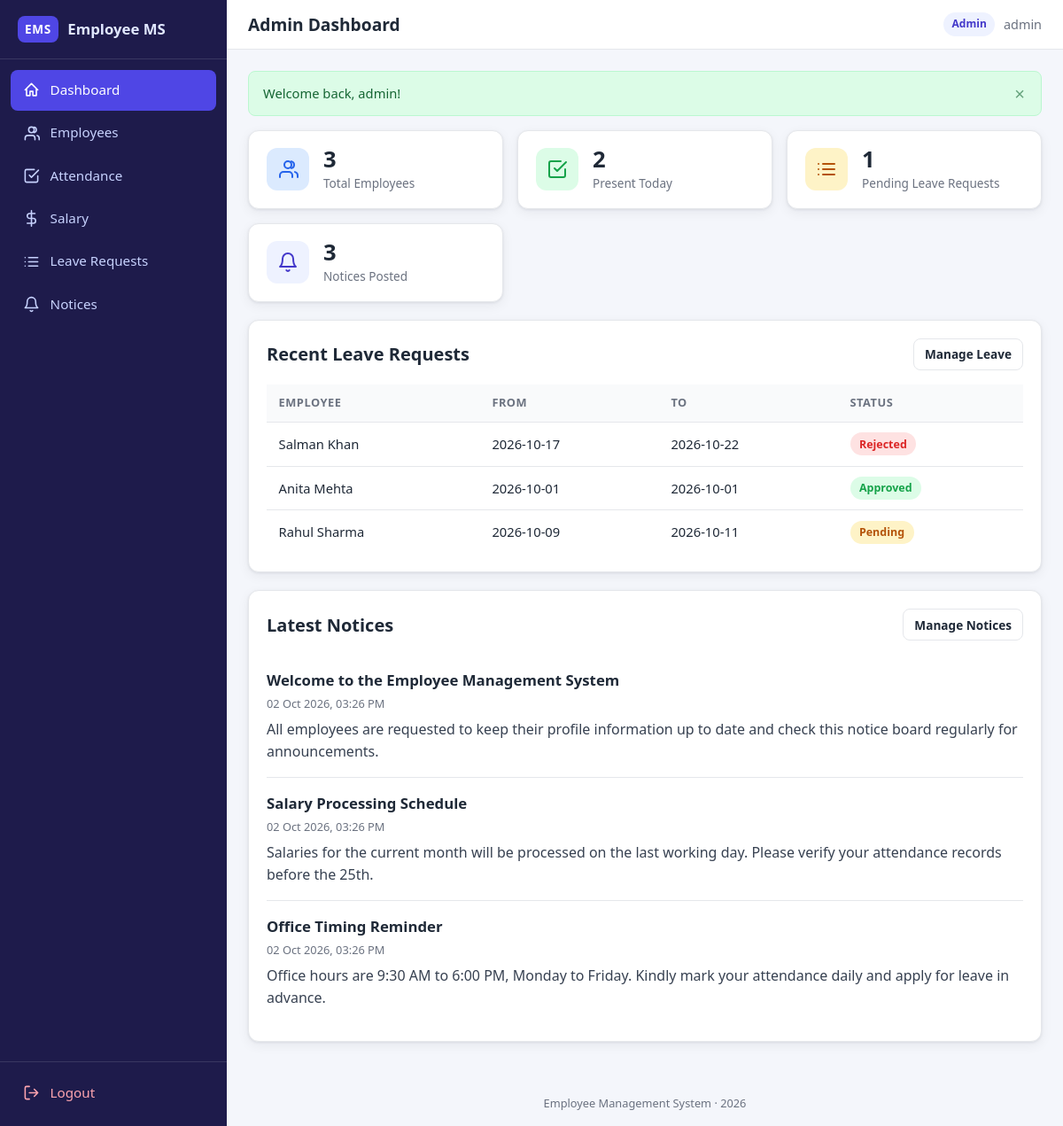
Page /admin/dashboard.php (signed in) on the committed database.
### tables this page shows
CREATE TABLE leave_requests (
    leave_id  INT AUTO_INCREMENT PRIMARY KEY,
    emp_id    INT NOT NULL,
    from_date DATE NOT NULL,
    to_date   DATE NOT NULL,
    reason    TEXT NOT NULL,
    status    ENUM('Pending','Approved','Rejected') NOT NULL DEFAULT 'Pending',
    CONSTRAINT fk_leave_emp FOREIGN KEY (emp_id)
        REFERENCES employee (emp_id) ON DELETE CASCADE
);

CREATE TABLE employee (
    emp_id     INT AUTO_INCREMENT PRIMARY KEY,
    name       VARCHAR(120) NOT NULL,
    email      VARCHAR(150) NOT NULL,
    contact    VARCHAR(30)  DEFAULT NULL,
    department VARCHAR(100) DEFAULT NULL,
    position   VARCHAR(100) DEFAULT NULL,
    user_id    INT NOT NULL UNIQUE,
    CONSTRAINT fk_employee_user FOREIGN KEY (user_id)
        REFERENCES users (user_id) ON DELETE CASCADE
);

CREATE TABLE notices (
    notice_id  INT AUTO_INCREMENT PRIMARY KEY,
    title      VARCHAR(200) NOT NULL,
    body       TEXT NOT NULL,
    created_at TIMESTAMP NOT NULL DEFAULT CURRENT_TIMESTAMP
);

### admin/dashboard.php (the view, shortened to what this page needs)
<?php
require_once dirname(__DIR__) . '/config.php';
$page_title = 'Admin Dashboard';
$totalEmployees = (int) $pdo->query('SELECT COUNT(*) FROM employee')->fetchColumn();
$stmt = $pdo->prepare("SELECT COUNT(*) FROM attendance WHERE attendance_date = CURDATE() AND status = 'Present'");
$stmt->execute();
$presentToday = (int) $stmt->fetchColumn();
$pendingLeave = (int) $pdo->query("SELECT COUNT(*) FROM leave_requests WHERE status = 'Pending'")->fetchColumn();
$totalNotices = (int) $pdo->query('SELECT COUNT(*) FROM notices')->fetchColumn();
$latestNotices = $pdo->query('SELECT title, body, created_at FROM notices ORDER BY created_at DESC LIMIT 3')->fetchAll();
$recentLeaves  = $pdo->query(
    'SELECT l.leave_id, e.name, l.from_date, l.to_date, l.status
     FROM leave_requests l JOIN employee e ON e.emp_id = l.emp_id
     ORDER BY l.leave_id DESC LIMIT 5'
)->fetchAll();
require dirname(__DIR__) . '/includes/header.php';
?>
<div class="stat-grid">
    <div class="stat-card">
        <div class="stat-icon blue">
            <svg viewBox="0 0 24 24" fill="none" stroke="currentColor" stroke-width="2" stroke-linecap="round" stroke-linejoin="round"><path d="M17 21v-2a4 4 0 0 0-4-4H7a4 4 0 0 0-4 4v2M12 11a4 4 0 1 0 0-8 4 4 0 0 0 0 8M23 21v-2a4 4 0 0 0-3-3.87M16 3.13a4 4 0 0 1 0 7.75"/></svg>
        </div>
        <div>
            <div class="stat-value"><?= $totalEmployees ?></div>
            <div class="stat-label">Total Employees</div>
        </div>
    </div>
    <div class="stat-card">
        <div class="stat-icon green">
            <svg viewBox="0 0 24 24" fill="none" stroke="currentColor" stroke-width="2" stroke-linecap="round" stroke-linejoin="round"><path d="M9 11l3 3L22 4M21 12v7a2 2 0 0 1-2 2H5a2 2 0 0 1-2-2V5a2 2 0 0 1 2-2h11"/></svg>
        </div>
        <div>
            <div class="stat-value"><?= $presentToday ?></div>
            <div class="stat-label">Present Today</div>
        </div>
    </div>
    <div class="stat-card">
        <div class="stat-icon yellow">
            <svg viewBox="0 0 24 24" fill="none" stroke="currentColor" stroke-width="2" stroke-linecap="round" stroke-linejoin="round"><path d="M8 6h13M8 12h13M8 18h13M3 6h.01M3 12h.01M3 18h.01"/></svg>
        </div>
        <div>
            <div class="stat-value"><?= $pendingLeave ?></div>
            <div class="stat-label">Pending Leave Requests</div>
        </div>
    </div>
    <div class="stat-card">
        <div class="stat-icon indigo">
            <svg viewBox="0 0 24 24" fill="none" stroke="currentColor" stroke-width="2" stroke-linecap="round" stroke-linejoin="round"><path d="M18 8a6 6 0 0 0-12 0c0 7-3 9-3 9h18s-3-2-3-9M13.7 21a2 2 0 0 1-3.4 0"/></svg>
        </div>
        <div>
            <div class="stat-value"><?= $totalNotices ?></div>
            <div class="stat-label">Notices Posted</div>
        </div>
    </div>
</div>
<div class="card">
    <div class="card-header">
        <h2>Recent Leave Requests</h2>
        <a class="btn btn-secondary btn-sm" href="leave.php">Manage Leave</a>
    </div>
    <div class="table-wrap">
        <table>
            <thead>
                <tr><th>Employee</th><th>From</th><th>To</th><th>Status</th></tr>
            </thead>
            <tbody>
                <?php foreach ($recentLeaves as $row): ?>
                    <tr>
                        <td><?= e($row['name']) ?></td>
                        <td><?= e($row['from_date']) ?></td>
                        <td><?= e($row['to_date']) ?></td>
                        <td><?= status_badge($row['status']) ?></td>
                    </tr>
                <?php endforeach; ?>
            </tbody>
        </table>
    </div>
</div>
<div class="card">
    <div class="card-header">
        <h2>Latest Notices</h2>
        <a class="btn btn-secondary btn-sm" href="notices.php">Manage Notices</a>
    </div>
    <?php foreach ($latestNotices as $notice): ?>
        <div class="notice-item">
            <h3><?= e($notice['title']) ?></h3>
            <div class="notice-meta"><?= e(date('d M Y, h:i A', strtotime($notice['created_at']))) ?></div>
            <div class="notice-body"><?= e(mb_strimwidth($notice['body'], 0, 220, '…')) ?></div>
        </div>
    <?php endforeach; ?>
</div>
<?php require dirname(__DIR__) . '/includes/footer.php'; ?>

### includes/header.php (shortened to what this page needs)
<?php
$page_title  = $page_title ?? 'Dashboard';
$base        = app_base();
$role        = current_role();
$currentPage = basename($_SERVER['SCRIPT_NAME']);
$nav = $role === 'Admin'
    ? [
        ['dashboard.php',  'Dashboard',     'M3 12l9-9 9 9M5 10v10h5v-6h4v6h5V10'],
        ['employees.php',  'Employees',     'M17 21v-2a4 4 0 0 0-4-4H7a4 4 0 0 0-4 4v2M12 11a4 4 0 1 0 0-8 4 4 0 0 0 0 8M23 21v-2a4 4 0 0 0-3-3.87M16 3.13a4 4 0 0 1 0 7.75'],
        ['attendance.php', 'Attendance',    'M9 11l3 3L22 4M21 12v7a2 2 0 0 1-2 2H5a2 2 0 0 1-2-2V5a2 2 0 0 1 2-2h11'],
        ['salary.php',     'Salary',        'M12 1v22M17 5H9.5a3.5 3.5 0 0 0 0 7h5a3.5 3.5 0 0 1 0 7H6'],
        ['leave.php',      'Leave Requests','M8 6h13M8 12h13M8 18h13M3 6h.01M3 12h.01M3 18h.01'],
        ['notices.php',    'Notices',       'M18 8a6 6 0 0 0-12 0c0 7-3 9-3 9h18s-3-2-3-9M13.7 21a2 2 0 0 1-3.4 0'],
      ]
    : [
        ['dashboard.php',     'Dashboard',     'M3 12l9-9 9 9M5 10v10h5v-6h4v6h5V10'],
        ['profile.php',       'My Profile',    'M20 21v-2a4 4 0 0 0-4-4H8a4 4 0 0 0-4 4v2M12 11a4 4 0 1 0 0-8 4 4 0 0 0 0 8'],
        ['attendance.php',    'My Attendance', 'M9 11l3 3L22 4M21 12v7a2 2 0 0 1-2 2H5a2 2 0 0 1-2-2V5a2 2 0 0 1 2-2h11'],
        ['salary.php',        'My Salary',     'M12 1v22M17 5H9.5a3.5 3.5 0 0 0 0 7h5a3.5 3.5 0 0 1 0 7H6'],
        ['leave.php',         'My Leave',      'M8 6h13M8 12h13M8 18h13M3 6h.01M3 12h.01M3 18h.01'],
        ['notifications.php', 'Notifications', 'M18 8a6 6 0 0 0-12 0c0 7-3 9-3 9h18s-3-2-3-9M13.7 21a2 2 0 0 1-3.4 0'],
      ];
?>
<!DOCTYPE html>
<html lang="en">
<head>
    <link rel="stylesheet" href="<?= e($base) ?>/assets/style.css">
</head>
<body>
<div class="layout">
    <aside class="sidebar" id="sidebar">
        <div class="sidebar-brand">
            <span class="brand-mark">EMS</span>
            <span class="brand-text">Employee MS</span>
        </div>
        <nav class="sidebar-nav">
            <?php foreach ($nav as [$file, $label, $icon]): ?>
                <a href="<?= e($base . '/' . strtolower($role) . '/' . $file) ?>"
                   class="nav-link <?= $currentPage === $file ? 'active' : '' ?>">
                    <svg viewBox="0 0 24 24" fill="none" stroke="currentColor" stroke-width="2"
                         stroke-linecap="round" stroke-linejoin="round" aria-hidden="true">
                        <path d="<?= e($icon) ?>"/>
                    </svg>
                    <span><?= e($label) ?></span>
                </a>
            <?php endforeach; ?>
        </nav>
        <div class="sidebar-footer">
            <a href="<?= e($base) ?>/logout.php" class="nav-link nav-logout">
                <svg viewBox="0 0 24 24" fill="none" stroke="currentColor" stroke-width="2"
                     stroke-linecap="round" stroke-linejoin="round" aria-hidden="true">
                    <path d="M9 21H5a2 2 0 0 1-2-2V5a2 2 0 0 1 2-2h4M16 17l5-5-5-5M21 12H9"/>
                </svg>
                <span>Logout</span>
            </a>
        </div>
    </aside>
    <div class="main">
        <header class="topbar">
            <h1 class="topbar-title"><?= e($page_title) ?></h1>
            <div class="topbar-user">
                <span class="user-badge"><?= e($role) ?></span>
                <span class="user-name"><?= e($_SESSION['username'] ?? '') ?></span>
            </div>
        </header>
        <main class="content">
            <?php foreach (get_flashes() as $flash): ?>
                <div class="alert alert-<?= e($flash['type']) ?>" role="alert">
                    <?= e($flash['message']) ?>
                    <button type="button" class="alert-close" aria-label="Dismiss">&times;</button>
                </div>
            <?php endforeach; ?>

### config.php (shortened to what this page needs)
<?php
function e(?string $value): string
{
    return htmlspecialchars((string) $value, ENT_QUOTES, 'UTF-8');
}
function get_flashes(): array
{
    $flashes = $_SESSION['flash'] ?? [];
    return $flashes;
}
function current_role(): string
{
    return $_SESSION['role_name'] ?? '';
}
function app_base(): string
{
    $script = str_replace('\\', '/', dirname($_SERVER['SCRIPT_NAME'] ?? '/'));
    $base = preg_replace('#/(admin|employee)$#', '', $script);
    return rtrim($base, '/') === '' ? '' : rtrim($base, '/');
}
function status_badge(string $status): string
{
    return match ($status) {
        'Present', 'Approved' => '<span class="badge badge-green">'  . e($status) . '</span>',
        'Absent', 'Rejected'  => '<span class="badge badge-red">'    . e($status) . '</span>',
        default               => '<span class="badge badge-yellow">' . e($status) . '</span>',
    };
}

### includes/footer.php (shortened to what this page needs)
        </main>
        <footer class="footer">
            <span>Employee Management System &middot; <?= date('Y') ?></span>
        </footer>
    </div>
</div>
</body>
</html>

### rows in the picture
leave_requests: emp.name "Salman Khan", from_date "2026-10-17", to_date "2026-10-22", status "Rejected"
leave_requests: emp.name "Anita Mehta", from_date "2026-10-01", to_date "2026-10-01", status "Approved"
leave_requests: emp.name "Rahul Sharma", from_date "2026-10-09", to_date "2026-10-11", status "Pending"
notices: title "Welcome to the Employee Management System", created_at "02 Oct 2026, 03:26 PM", body "All employees are requested to keep their profile information up to date and check this notice board regularly for announcements."
notices: title "Salary Processing Schedule", created_at "02 Oct 2026, 03:26 PM", body "Salaries for the current month will be processed on the last working day. Please verify your attendance records before the 25th."
notices: title "Office Timing Reminder", created_at "02 Oct 2026, 03:26 PM", body "Office hours are 9:30 AM to 6:00 PM, Monday to Friday. Kindly mark your attendance daily and apply for leave in advance."

### other values in the picture
$label "Dashboard"
$label "Employees"
$label "Attendance"
$label "Salary"
$label "Leave Requests"
$label "Notices"
$page_title "Admin Dashboard"
$role "Admin"
$_SESSION['username'] "admin"
$flash['message'] "Welcome back, admin!"
$totalEmployees "3"
$presentToday "2"
$pendingLeave "1"
$totalNotices "3"
